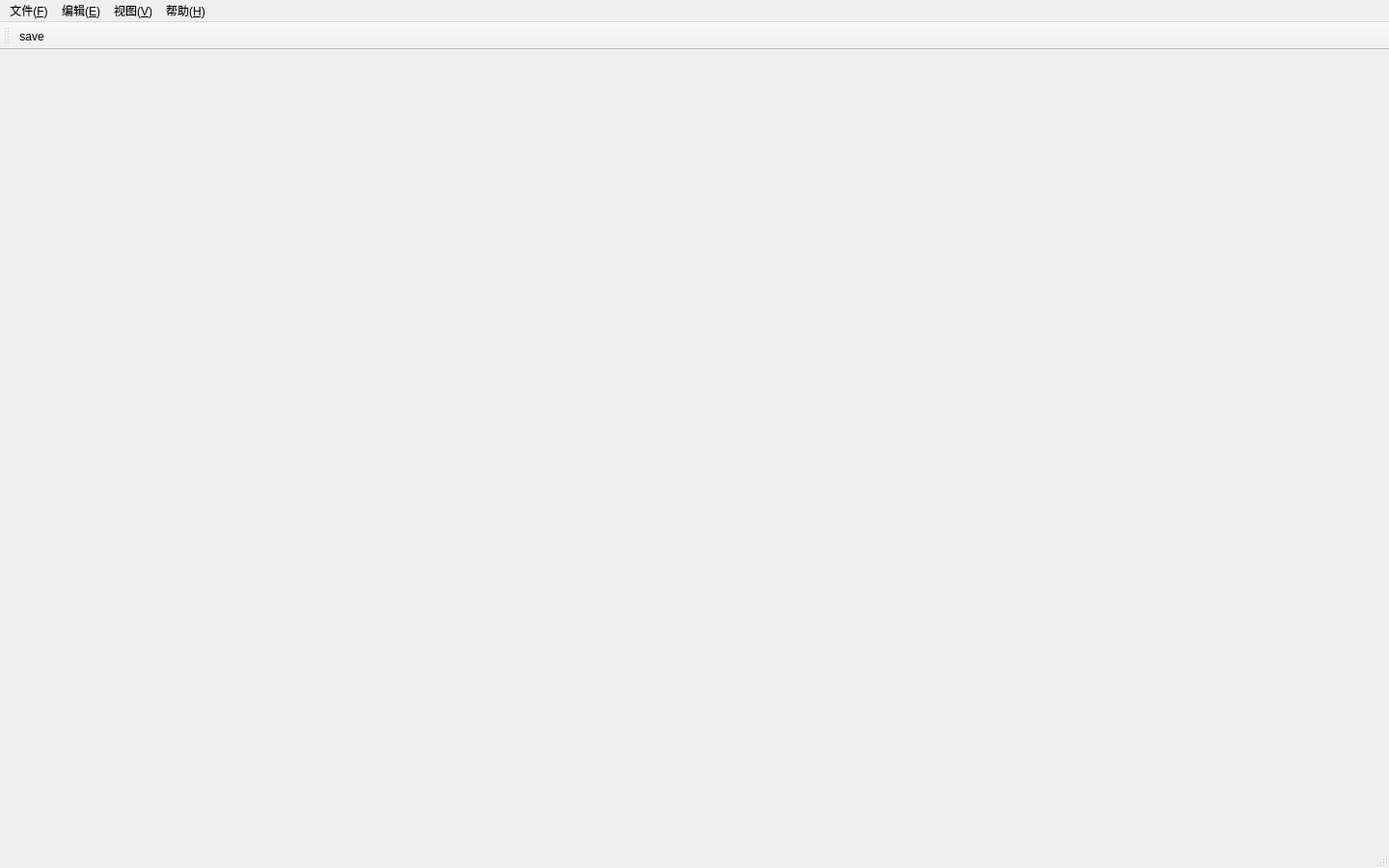
<?xml version="1.0" encoding="UTF-8"?>
<ui version="4.0">
 <class>WindowWorker</class>
 <widget class="QMainWindow" name="WindowWorker">
  <property name="geometry">
   <rect>
    <x>0</x>
    <y>0</y>
    <width>1440</width>
    <height>900</height>
   </rect>
  </property>
  <property name="windowTitle">
   <string>WorkerWindow</string>
  </property>
  <widget class="QWidget" name="centralwidget"/>
  <widget class="QMenuBar" name="menubar">
   <property name="geometry">
    <rect>
     <x>0</x>
     <y>0</y>
     <width>1440</width>
     <height>22</height>
    </rect>
   </property>
   <widget class="QMenu" name="menu_file">
    <property name="title">
     <string>文件(&amp;F)</string>
    </property>
    <widget class="QMenu" name="menu_file_new">
     <property name="title">
      <string>新建(&amp;N)</string>
     </property>
     <addaction name="action_file_new_project"/>
     <addaction name="action_file_new_file"/>
    </widget>
    <widget class="QMenu" name="menu_file_recent">
     <property name="title">
      <string>最近打开的项目</string>
     </property>
     <addaction name="separator"/>
     <addaction name="separator"/>
     <addaction name="action_file_recent_clear"/>
     <addaction name="separator"/>
    </widget>
    <addaction name="menu_file_new"/>
    <addaction name="action_file_openproj"/>
    <addaction name="menu_file_recent"/>
    <addaction name="separator"/>
    <addaction name="action_file_closeproj"/>
    <addaction name="separator"/>
    <addaction name="action_file_exit"/>
   </widget>
   <widget class="QMenu" name="menu_edit">
    <property name="title">
     <string>编辑(&amp;E)</string>
    </property>
    <addaction name="action_Z"/>
    <addaction name="action_Y"/>
    <addaction name="separator"/>
    <addaction name="action_2"/>
   </widget>
   <widget class="QMenu" name="menu_help">
    <property name="title">
     <string>帮助(&amp;H)</string>
    </property>
   </widget>
   <widget class="QMenu" name="menu_view">
    <property name="title">
     <string>视图(&amp;V)</string>
    </property>
   </widget>
   <addaction name="menu_file"/>
   <addaction name="menu_edit"/>
   <addaction name="menu_view"/>
   <addaction name="menu_help"/>
  </widget>
  <widget class="QStatusBar" name="statusbar"/>
  <widget class="QToolBar" name="toolBar">
   <property name="windowTitle">
    <string>toolBar</string>
   </property>
   <attribute name="toolBarArea">
    <enum>TopToolBarArea</enum>
   </attribute>
   <attribute name="toolBarBreak">
    <bool>false</bool>
   </attribute>
   <addaction name="actionsave"/>
  </widget>
  <action name="action_file_new_project">
   <property name="text">
    <string>项目</string>
   </property>
  </action>
  <action name="action_file_exit">
   <property name="text">
    <string>退出(&amp;X)</string>
   </property>
  </action>
  <action name="action_Z">
   <property name="text">
    <string>撤销(&amp;Z)</string>
   </property>
  </action>
  <action name="action_Y">
   <property name="text">
    <string>恢复(&amp;Y)</string>
   </property>
  </action>
  <action name="action_2">
   <property name="text">
    <string>首选项</string>
   </property>
  </action>
  <action name="actionsave">
   <property name="text">
    <string>save</string>
   </property>
  </action>
  <action name="action_file_new_file">
   <property name="text">
    <string>文件(&amp;N)</string>
   </property>
   <property name="shortcut">
    <string>Ctrl+N</string>
   </property>
  </action>
  <action name="action_file_openproj">
   <property name="text">
    <string>打开项目(&amp;O)</string>
   </property>
  </action>
  <action name="action_file_closeproj">
   <property name="text">
    <string>关闭项目</string>
   </property>
  </action>
  <action name="action_file_recent_clear">
   <property name="text">
    <string>清除记录</string>
   </property>
  </action>
 </widget>
 <resources/>
 <connections/>
</ui>
